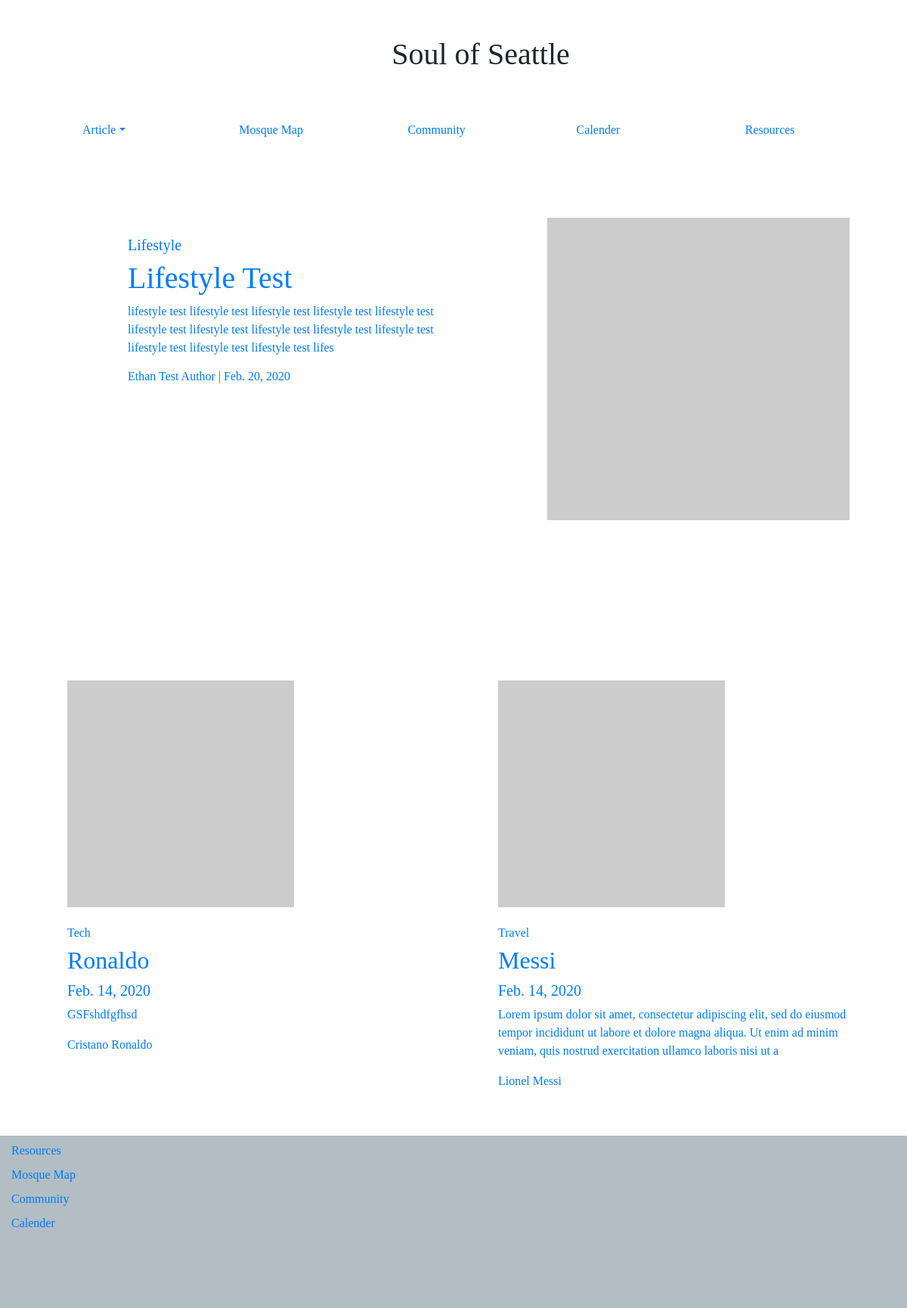
Before: / with the older database file.
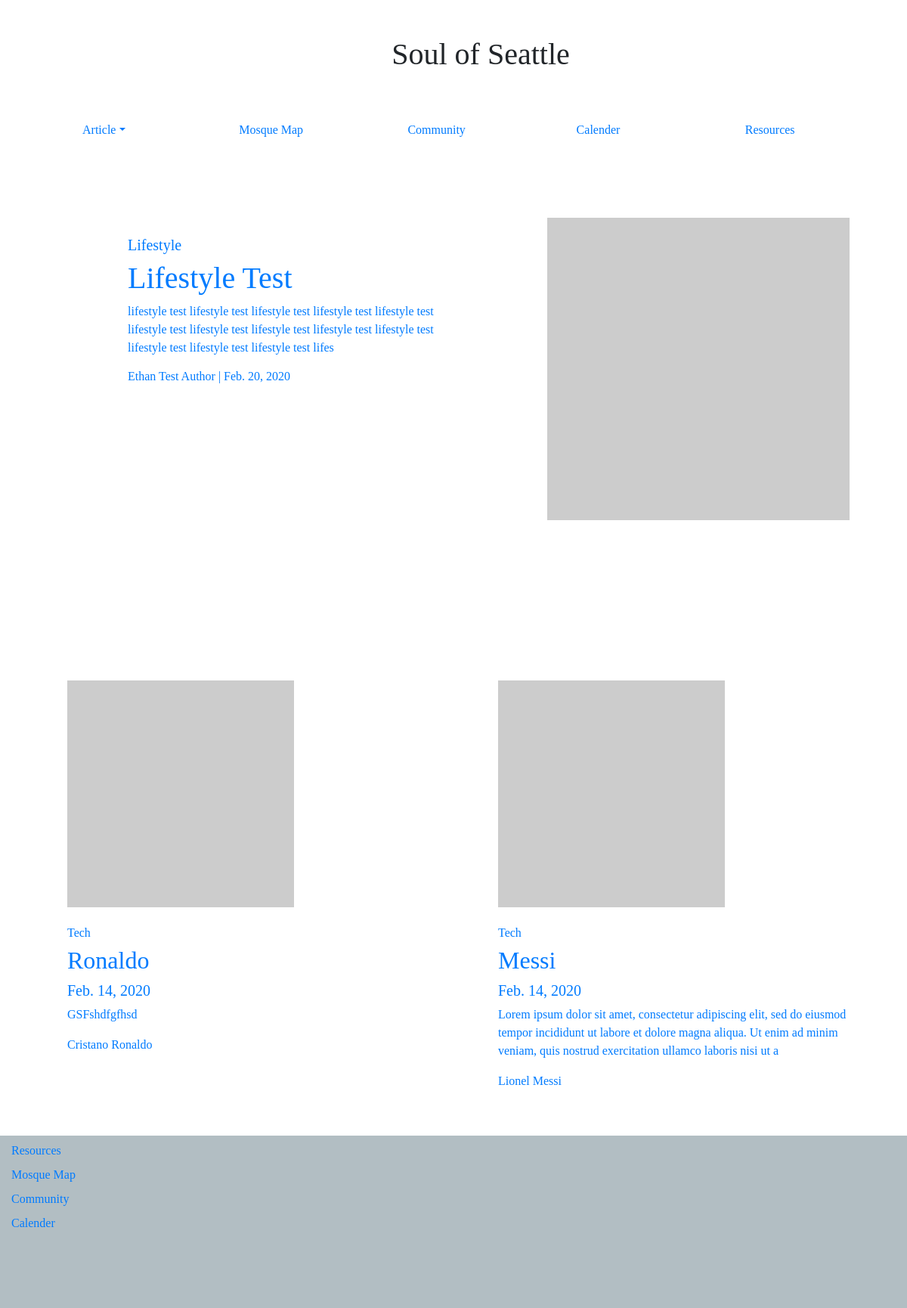
After: the same page with the newer database file.
### soulofseattlepages/models.py (models this page shows, shortened)
class userPost(models.Model):
   author = models.ForeignKey(author, on_delete = models.CASCADE)
   post_Title = models.CharField(max_length = 255, unique = True)
   post_Slug = models.CharField(max_length = 255, unique = True)
   post_Content = models.TextField()
   post_CreatedOn = models.DateTimeField(auto_now_add = True)
   post_UploadImage = models.ImageField(default = "default.png", blank = True)
   post_Status = models.IntegerField(choices = STATUS, default = 0)
   tags = TaggableManager()
   post_Category = models.CharField(max_length = 200, choices = CATEGORIES, default = "Lifestyle")
   class Meta:
       ordering = ['-post_CreatedOn']

class author(models.Model):
   author_firstName = models.CharField(max_length = 30)
   author_lastName = models.CharField(max_length = 30)
   author_biography = models.TextField()
   author_image_upload = models.ImageField(default = "default.png", blank = True)
   def __str__(self):
       return self.author_firstName + " " + self.author_lastName

### soulofseattlepages/views.py (the view)
# urls.py: 2. Add a URL to urlpatterns:  path('', views.home, name='home')
def home(request):
    if request.method == 'GET':
        queryset = userPost.objects.filter(post_Status=1).order_by('-post_CreatedOn')
        articles = {
            "articles": queryset
        }
    return render(request, 'home.htm', articles)

### templates/home.htm (shortened to what this page needs)
<!DOCTYPE html>
<html lang="en">
<head>
    <link rel="stylesheet" href="https://stackpath.bootstrapcdn.com/bootstrap/4.4.1/css/bootstrap.min.css"
>
    {% load static %}
    <link rel="stylesheet" type="text/css" href="{% static "CSS/style.css" %}">
</head>
<body>
    <header class="pt-5 pl-5">
        <div class="container">
            <div class="pl-4">
                <h1 class="center-text">Soul of Seattle</h1>
                <div class="row pt-5">
                    <div class="col-sm">
                        <ul class="nav">
                            <li class="nav-item dropdown ">
                                <a class="nav-link dropdown-toggle" data-toggle="dropdown" href="#" role="button"
                                    aria-haspopup="true" aria-expanded="false">Article</a>
                            </li>
                        </ul>
                    </div>
                    <div class="col-sm pt-2">
                        <a href="{% url 'MosqueMap' %}">Mosque Map</a>
                    </div>
                    <div class="col-sm pt-2">
                        <a href="{% url 'Community' %}">Community</a>
                    </div>
                    <div class="col-sm pt-2">
                        <a href="{% url 'Calender' %}">Calender</a>
                    </div>
                    <div class="col-sm pt-2">
                        <a href="{% url 'Resources' %}">Resources</a>
                    </div>
                </div>
            </div>
        </div>
    </header>
    <section class="pt-5 pl-5 mt-5">
        <div class="container">
            <div class="row mb-5">
                {% for article in articles %}
                {% if forloop.first %}
                <div class="col-md-6 mt-4">
                     <a href="{% url 'Article' article.post_Slug %}" >
                        <div class="padding-top-article">
                            <h5>{{ article.post_Category }}</h5>
                            <h1>{{ article.post_Title  }}</h1>
                            <p>{{article.post_Content|slice:":200" }}</p>
                            <h6>{{ article.author }} | {{ article.post_CreatedOn| date}} </h6>
                        </div>
                        </a>
                    </div>
                    <img class="padding-top-article" src="https://via.placeholder.com/400.png/09f/fff"  alt="{{ article.author }}">
                </div>
            {% endif %}
            {% endfor %}
            <div class="row padding-top-down">
                {% for article in articles|slice:"1:"  %}
                <div class="col-sm-4 col-md mt-4 ">
                    <div class=" mb-4">
                        <div class="card-body">
                            <a href="{% url 'Article' article.post_Slug %}">
                                <img class ="pb-4" src="https://via.placeholder.com/300" class="card-img-top">
                                <h6>{{ article.post_Category }}</h6>
                                <h2>{{ article.post_Title }}</h2>
                                <h5>{{ article.post_CreatedOn | date}}</h5>
                                <p>{{article.post_Content|slice:":200" }}   </p>
                                <p>{{ article.author}}</p>
                            </a>
                        </div>
                    </div>
                    </div>
                    {% endfor %}
                </div>
            </div>
    </section>
    <footer class="footer-padding">
                <div class="col-sm pt-2">
                    <a href="{% url 'Resources' %}">Resources</a>
                </div>
                <div class="col-sm pt-2">
                    <a href="{% url 'MosqueMap' %}">Mosque Map</a>
                </div>
                <div class="col-sm pt-2">
                    <a href="{% url 'Community' %}">Community</a>
                </div>
                <div class="col-sm pt-2">
                    <a href="{% url 'Calender' %}">Calender</a>
                </div>
    </footer>
</body>
</html>

Changed rows visible on the page:
changed userPost "Messi": post_Category "Travel" → "Tech"
